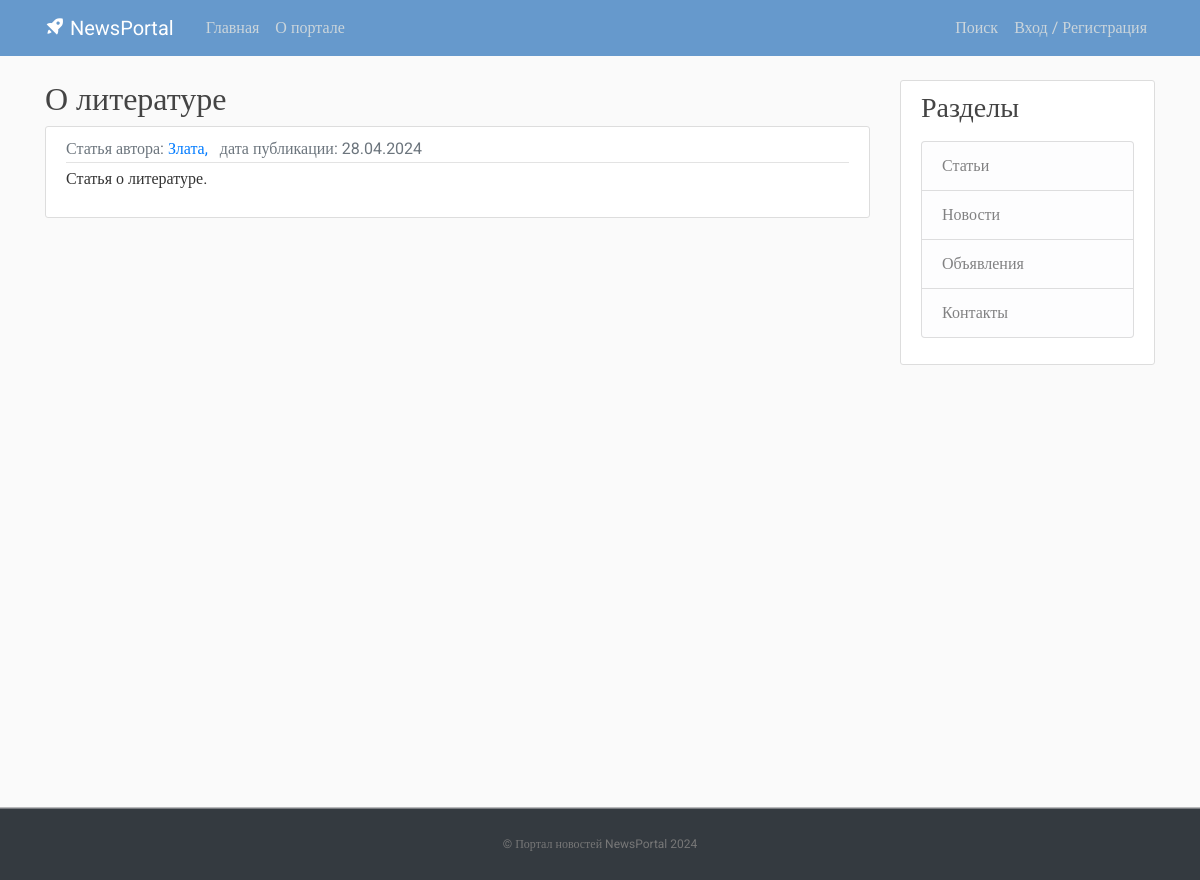
The page /post/175/ on the database its author committed.
### post/models.py (models this page shows, shortened)
class Post(models.Model):
    NEWS = 'NW'
    ARTICLE = 'AR'
    NOTIFICATION = 'NT'
    CATEGORY_CHOICES = (
        (NEWS, 'Новость'),
        (ARTICLE, 'Статья'),
        (NOTIFICATION, 'Объявление'),
    )
    categoryType = models.CharField(max_length=2, choices=CATEGORY_CHOICES, default=ARTICLE, verbose_name='Тип публикации')
    dateCreation = models.DateTimeField(default=timezone.now, verbose_name='Дата и время создания публикации')
    title = models.CharField(max_length=128, verbose_name='Заголовок публикации')
    text = models.TextField(verbose_name='Текст публикации')
    rating = models.SmallIntegerField(default=0, verbose_name='Рейтинг публикации')
    author = models.ForeignKey(Author, on_delete=models.CASCADE, verbose_name='Автор публикации')
    category = models.ManyToManyField(Category, verbose_name='Категория публикации')
    class Meta:
        ordering = ['-dateCreation',]
        verbose_name = 'Публикация'
        verbose_name_plural = 'Публикации'
    def __str__(self):
        return self.title

class Author(models.Model):
    authorUser = models.OneToOneField(User, unique=True, on_delete=models.CASCADE)
    ratingAuthor = models.SmallIntegerField(default=0)
    def __str__(self):
        return self.authorUser.username
    class Meta:
        verbose_name = 'Автор'
        verbose_name_plural = 'Авторы'

### post/views.py (the view)
# urls.py: path('post/<int:pk>/', PostDetail.as_view(), name='post_detail'),
class PostDetail(DetailView):
    model = Post
    template_name = "post/post_detail.html"
    context_object_name = "postdetail"

### templates/post/post_detail.html (shortened to what this page needs)
{% extends 'flatpages/default.html' %}
{% load censor %}
{% block content %}
<h2>{{ postdetail }}</h2>
    <article class="media content-section">
          <div class="media-body">
            <div class="article-metadata">
                <a class="text-muted"> {{ postdetail.get_categoryType_display }} автора: </a>
                <a class="mr-2" href="#"> {{ postdetail.author }}, </a>
                <a class="text-muted">дата публикации: {{ postdetail.dateCreation|date:"d.m.Y" }}</a>
            </div>
            <p class="article-content">{{ postdetail.text|censor_w }}</p>
          </div>
    </article>
{% endblock content %}

### static/css/main.css (style rules this page uses)
body, html { width:100%; height:100% }
body { margin:0; padding:0; background: #fafafa; color: #333333; margin-top: 5rem; font-family:Roboto; }
h1, h2, h3, h4, h5, h6 { color: #444444; }
.content-section { background: #ffffff; padding: 10px 20px; border: 1px solid #dddddd; border-radius: 3px; margin-bottom: 20px; }
.article-content { white-space: pre-line; }
.article-metadata { padding-bottom: 1px; margin-bottom: 4px; border-bottom: 1px solid #e3e3e3 }

### rows shown on the page
Post: title "О литературе", categoryType "Статья", author "Злата", dateCreation "28.04.2024", text|censor_w "Статья о литературе."
